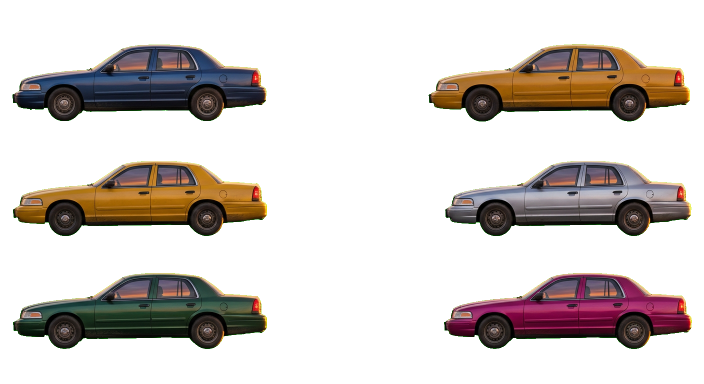
#> input picture code/props_4/p4_cars.png, 1408 x 768 px (shown at 1/2 size); its folder holds 4 pictures in this run
$ python comps.py
#> lines starting #> are read from the running program, lines starting #| are printed output that depends on the picture; after the words box and inside, x2 and y2 are one past the last pixel; in counts of white or black regions, pixels touching at a corner belong together
from PIL import Image
import numpy as np
from scipy import ndimage as ndi
def comps(name, minpix=1500):
#> called with name = 'p4_cars.png', minpix = 1500
    a=np.array(Image.open(name).convert('RGBA'))
#> a is the input picture: shape (768, 1408, 4); mean R, G, B, A 27.1, 20.8, 17.4, 71.1
    m=a[...,3]>40; m=ndi.binary_closing(m,iterations=2)
#> after `m = a[..., 3] > 40`:
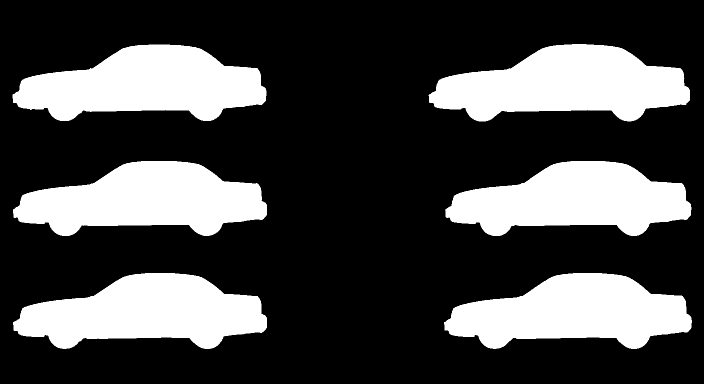
#> m: shape (768, 1408) bool (shown at 1/2 size); 27.9% white; 6 white regions, box (x1, y1, x2, y2) and area: (857, 88, 1380, 243) 52693, (25, 89, 533, 242) 51013, (26, 546, 534, 698) 50339, (26, 322, 534, 472) 49837, (888, 546, 1384, 698) 49182, (890, 322, 1383, 472) 48383
#> after `m = ndi.binary_closing(m, iterations=2)`: m: shape (768, 1408) bool; 27.9% white; 6 white regions, box (x1, y1, x2, y2) and area: (857, 88, 1380, 243) 52703, (25, 89, 533, 242) 51026, (26, 546, 534, 698) 50351, (26, 322, 534, 472) 49843, (888, 546, 1384, 698) 49192, (890, 322, 1383, 472) 48395
    lab,n=ndi.label(m,structure=np.ones((3,3)))
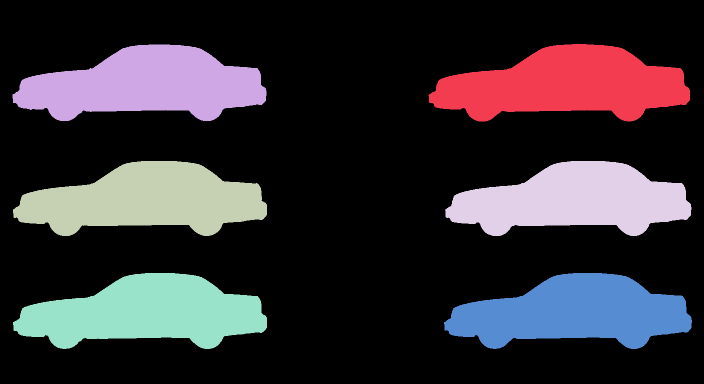
#> lab: shape (768, 1408) int32 (shown at 1/2 size); 7 distinct labels, from 0 to 6; one colour per label, 0 black
#> n = 6
    out=[]
    for i,sl in enumerate(ndi.find_objects(lab),1):
        cnt=int((lab[sl]==i).sum())
        if cnt>=minpix: out.append(dict(id=i,cnt=cnt,x0=sl[1].start,y0=sl[0].start,x1=sl[1].stop,y1=sl[0].stop))
#> this loop made 6 passes
#> cnt on passes 1 to 6: 52703, 51026, 49843, 48395, 50351, 49192
#> after the loop, out = 6 items
    return a,lab,out
if __name__=='__main__':
    for n in ['cars','trucks','rig','props','road']:
        a,lab,cs=comps(f'p4_{n}.png'); print(n,[(c['cnt'],c['x0'],c['y0'],c['x1'],c['y1']) for c in cs])
#> after `a, lab, cs = comps(f'p4_{n}.png')`: cs = 6 items
#> pass 2 of the loop `for n in ['cars','trucks','rig','props','road']:`:
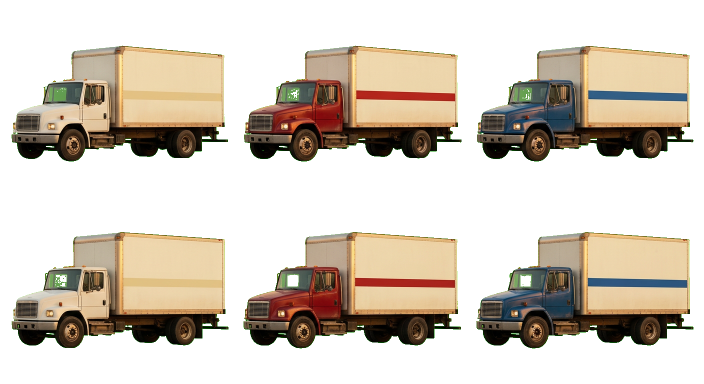
#> input picture code/props_4/p4_trucks.png, 1408 x 768 px (shown at 1/2 size)
#> in comps, a is the input picture: shape (768, 1408, 4); mean R, G, B, A 62.9, 53.7, 42, 106.4
#> in comps (call 2), `m = a[..., 3] > 40`:
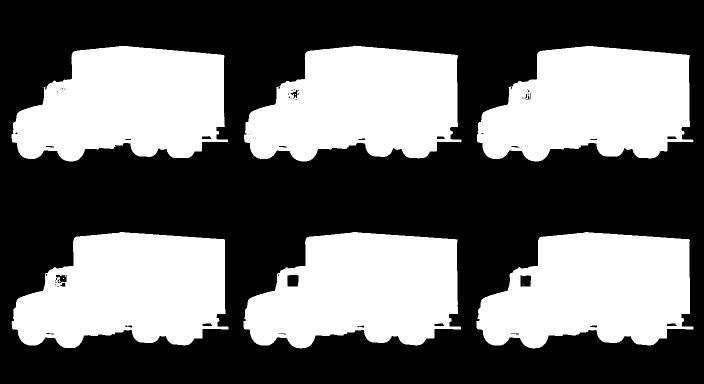
#> m: shape (768, 1408) bool (shown at 1/2 size); 41.7% white; 11 white regions (5 under 20 px), largest, box (x1, y1, x2, y2) and area: (23, 464, 457, 696) 75497, (487, 464, 922, 697) 75476, (952, 464, 1387, 697) 75332, (488, 91, 923, 323) 75186, (23, 91, 456, 323) 74979, (954, 92, 1387, 323) 74920
#> m: shape (768, 1408) bool; 41.8% white; 7 white regions (1 under 20 px), largest, box (x1, y1, x2, y2) and area: (23, 464, 457, 696) 75729, (487, 464, 922, 697) 75617, (952, 464, 1387, 697) 75501, (488, 91, 923, 323) 75430, (23, 91, 456, 323) 75135, (954, 92, 1387, 323) 75126
#> in comps (call 2), `lab,n=ndi.label(m,structure=np.ones((3,3)))`:
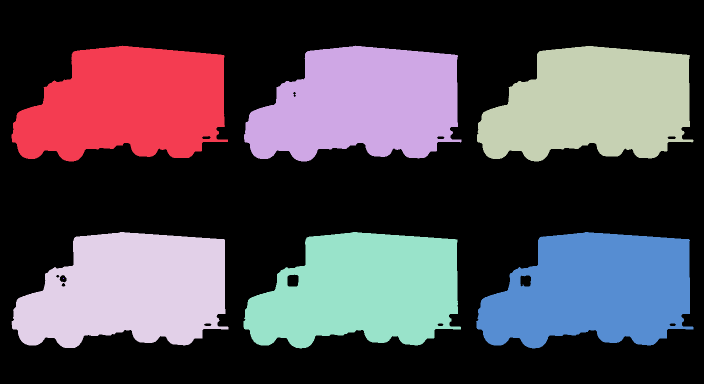
#> lab: shape (768, 1408) int32 (shown at 1/2 size); 8 distinct labels, from 0 to 7; one colour per label, 0 black
#> n = 7
#> the loop in comps (call 2), `for i,sl in enumerate(ndi.find_objects(lab),1):` made 7 passes
#> cnt on passes 1 to 7: 75135, 75430, 75126, 75729, 75617, 75501, 4
#> (the run stopped early here; a loop or call above may not have finished)
